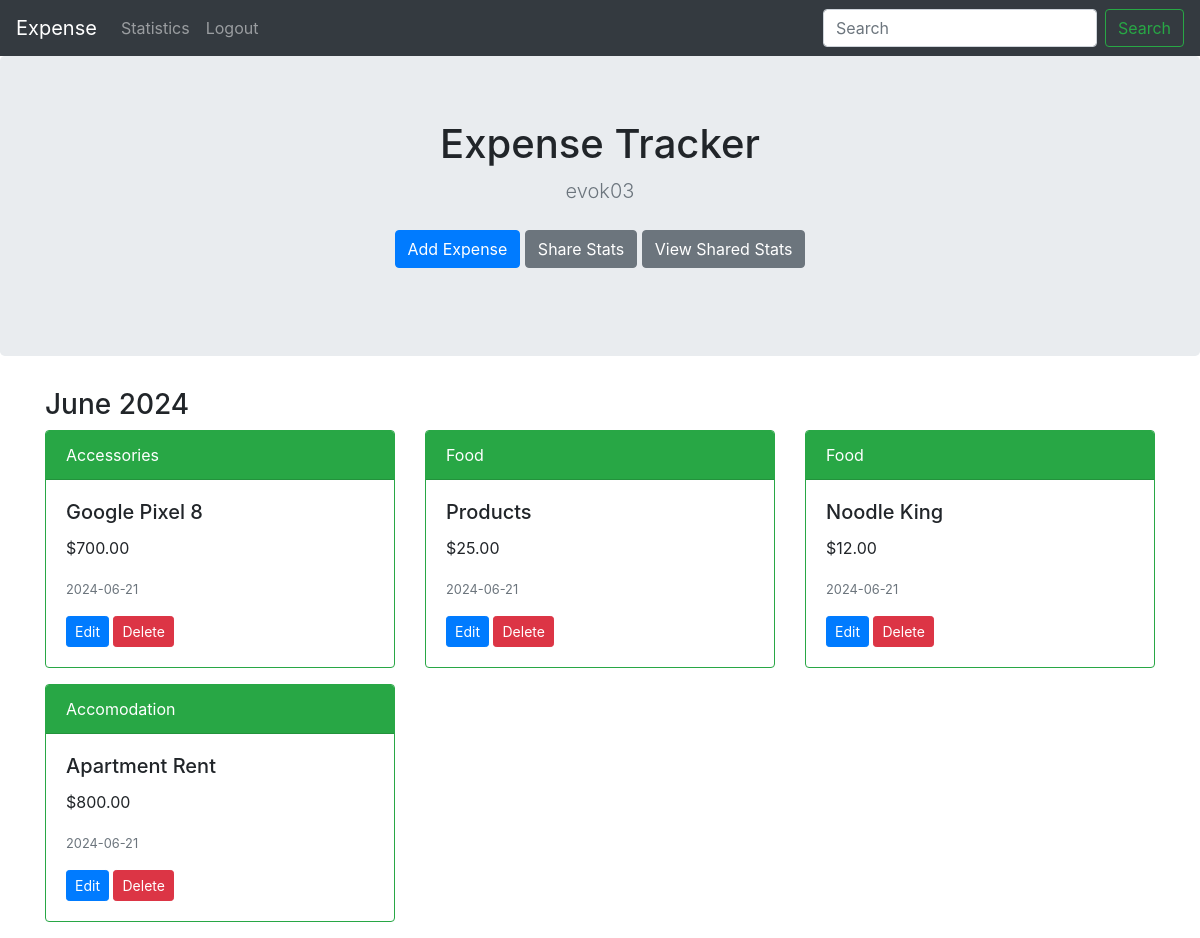
The page /profile (signed in) on the database its author committed.
### app.py (models this page shows, shortened)
class User(db.Model, UserMixin):
    id = db.Column(db.Integer, primary_key=True)
    username = db.Column(db.String(20), unique=True, nullable=False)
    email = db.Column(db.String(120), unique=True, nullable=False)
    image_file = db.Column(db.String(20), nullable=False, default='default.jpg')
    password = db.Column(db.String(60), nullable=False)
    expenses = db.relationship('Expense', backref='author', lazy=True)
    shared_stats = db.relationship('SharedStats', foreign_keys='SharedStats.owner_id', backref='owner', lazy=True)

class Expense(db.Model):
    id = db.Column(db.Integer, primary_key=True)
    title = db.Column(db.String(50), nullable=False)
    category = db.Column(db.String(50), nullable=False)
    amount = db.Column(db.Float, nullable=False, default=0.0)
    date = db.Column(db.Date, nullable=False)
    user_id = db.Column(db.Integer, db.ForeignKey('user.id'), nullable=False)

### app.py (the view)
@app.route("/profile", methods=['GET', 'POST'])
@login_required
def profile():
    form = SearchForm()
    expenses = []
    if form.validate_on_submit():
        search_term = form.search_term.data
        expenses = Expense.query.filter(
            Expense.user_id == current_user.id,
            Expense.title.ilike(f"%{search_term}%")
        ).order_by(Expense.date.desc()).all()
    else:
        expenses = Expense.query.filter_by(user_id=current_user.id).order_by(Expense.date.desc()).all()
    expenses_by_month = defaultdict(list)
    for expense in expenses:
        month = expense.date.strftime('%B %Y')
        expenses_by_month[month].append(expense)
    return render_template('profile.html', expenses_by_month=expenses_by_month, form=form)

### app.py
class SearchForm(FlaskForm):
    search_term = StringField('Search Expense by Title', validators=[DataRequired()])
    submit = SubmitField('Search')

### app.py (called while the page is built)
@login_manager.user_loader
def load_user(user_id):
    return User.query.get(int(user_id))

### templates/profile.html (shortened to what this page needs)
<!doctype html>
<html lang="en">
  <head>
    {% include('./partials/head.html') %}
  </head>
  <body>
    {% include('./partials/header2.html') %}
    <section class="jumbotron text-center">
      <div class="container">
        <h1 class="jumbotron-heading">Expense Tracker</h1>
        <p class="lead text-muted">{{ current_user.username }}</p>
        <p>
          <a href="{{ url_for('add') }}" class="btn btn-primary my-2">Add Expense</a>
          <a href="{{ url_for('share_stats') }}" class="btn btn-secondary my-2">Share Stats</a>
          <a href="{{ url_for('view_shared_stats') }}" class="btn btn-secondary my-2">View Shared Stats</a>
        </p>
      </div>
    </section>
    <div class="container">
      {% for month, expenses in expenses_by_month.items() %}
      <h3>{{ month }}</h3>
      <div class="row">
        {% for expense in expenses %}
        <div class="col-md-4">
          <div class="card border-success mb-3">
            <div class="card-header bg-success text-white">{{ expense.category }}</div>
            <div class="card-body">
              <h5 class="card-title">{{ expense.title }}</h5>
              <p class="card-text">{{ "${:,.2f}".format(expense.amount) }}</p>
              <p class="card-text"><small class="text-muted">{{ expense.date.strftime('%Y-%m-%d') }}</small></p>
              <a href="{{ url_for('update', expense_id=expense.id) }}" class="btn btn-primary btn-sm">Edit</a>
              <button type="button" class="btn btn-danger btn-sm" data-toggle="modal" data-target="#delete-{{ expense.id }}">
                Delete
              </button>
            </div>
          </div>
        </div>
        {% endfor %}
      </div>
      {% endfor %}
    </div>
  </body>
</html>

### rows shown on the page
User: username "evok03"
Expense: category "Accessories", title "Google Pixel 8", amount "$700.00", date "2024-06-21"
Expense: category "Food", title "Products", amount "$25.00", date "2024-06-21"
Expense: category "Food", title "Noodle King", amount "$12.00", date "2024-06-21"
Expense: category "Accomodation", title "Apartment Rent", amount "$800.00", date "2024-06-21"

### other values the page prints
{{ month }} "June 2024"
